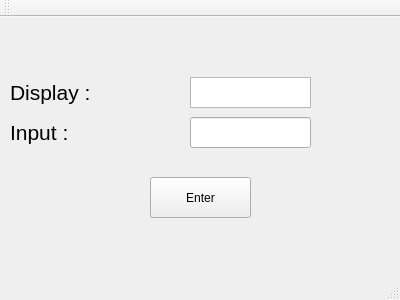
<?xml version="1.0" encoding="UTF-8"?>
<ui version="4.0">
 <class>MainWindow</class>
 <widget class="QMainWindow" name="MainWindow">
  <property name="geometry">
   <rect>
    <x>0</x>
    <y>0</y>
    <width>400</width>
    <height>300</height>
   </rect>
  </property>
  <property name="focusPolicy">
   <enum>Qt::StrongFocus</enum>
  </property>
  <property name="windowTitle">
   <string>MainWindow</string>
  </property>
  <widget class="QWidget" name="centralWidget">
   <widget class="QPushButton" name="Enter">
    <property name="geometry">
     <rect>
      <x>150</x>
      <y>160</y>
      <width>101</width>
      <height>41</height>
     </rect>
    </property>
    <property name="text">
     <string>Enter</string>
    </property>
   </widget>
   <widget class="QLineEdit" name="Input">
    <property name="geometry">
     <rect>
      <x>190</x>
      <y>100</y>
      <width>121</width>
      <height>31</height>
     </rect>
    </property>
   </widget>
   <widget class="QLabel" name="label">
    <property name="geometry">
     <rect>
      <x>10</x>
      <y>100</y>
      <width>151</width>
      <height>31</height>
     </rect>
    </property>
    <property name="font">
     <font>
      <pointsize>16</pointsize>
     </font>
    </property>
    <property name="text">
     <string>Input : </string>
    </property>
   </widget>
   <widget class="QLabel" name="label_2">
    <property name="geometry">
     <rect>
      <x>10</x>
      <y>60</y>
      <width>151</width>
      <height>31</height>
     </rect>
    </property>
    <property name="font">
     <font>
      <pointsize>16</pointsize>
     </font>
    </property>
    <property name="text">
     <string>Display : </string>
    </property>
   </widget>
   <widget class="QListWidget" name="Display">
    <property name="geometry">
     <rect>
      <x>190</x>
      <y>60</y>
      <width>121</width>
      <height>31</height>
     </rect>
    </property>
   </widget>
  </widget>
  <widget class="QMenuBar" name="menuBar">
   <property name="geometry">
    <rect>
     <x>0</x>
     <y>0</y>
     <width>400</width>
     <height>21</height>
    </rect>
   </property>
  </widget>
  <widget class="QToolBar" name="mainToolBar">
   <attribute name="toolBarArea">
    <enum>TopToolBarArea</enum>
   </attribute>
   <attribute name="toolBarBreak">
    <bool>false</bool>
   </attribute>
  </widget>
  <widget class="QStatusBar" name="statusBar"/>
 </widget>
 <layoutdefault spacing="6" margin="11"/>
 <resources/>
 <connections/>
</ui>
